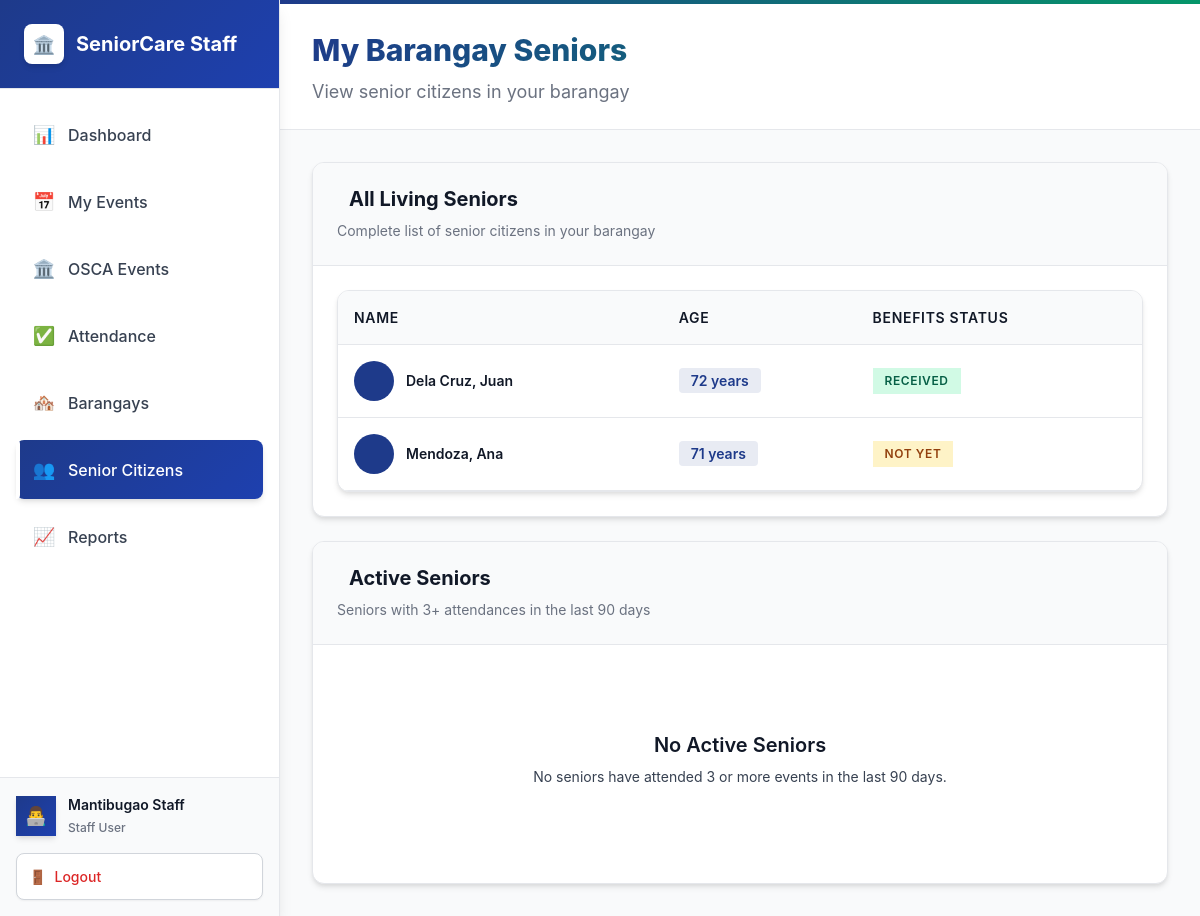
The page /public/user/seniors.php (signed in) on the database its author committed.
### tables this page shows
CREATE TABLE `seniors` (
  `id` int(11) NOT NULL AUTO_INCREMENT,
  `first_name` varchar(100) NOT NULL,
  `middle_name` varchar(100) DEFAULT NULL,
  `last_name` varchar(100) NOT NULL,
  `age` int(11) NOT NULL,
  `date_of_birth` date DEFAULT NULL,
  `sex` enum('male','female','lgbtq') DEFAULT NULL,
  `place_of_birth` varchar(150) DEFAULT NULL,
  `civil_status` enum('single','married','widowed','divorced','separated') DEFAULT NULL,
  `educational_attainment` enum('no_formal_education','elementary','high_school','vocational','college','graduate','post_graduate') DEFAULT NULL,
  `occupation` varchar(150) DEFAULT NULL,
  `annual_income` decimal(12,2) DEFAULT NULL,
  `other_skills` text DEFAULT NULL,
  `barangay` varchar(120) NOT NULL,
  `contact` varchar(50) DEFAULT NULL,
  `benefits_received` tinyint(1) NOT NULL DEFAULT 0,
  `life_status` enum('living','deceased') NOT NULL DEFAULT 'living',
  `category` enum('local','national') NOT NULL DEFAULT 'local',
  `created_at` timestamp NOT NULL DEFAULT current_timestamp(),
  PRIMARY KEY (`id`)
);

### public/user/seniors.php (the view, shortened to what this page needs)
<?php
$pdo = get_db_connection();
$user = current_user();
$seniorsStmt = $pdo->prepare("SELECT id, first_name, last_name, age, benefits_received FROM seniors WHERE barangay=? AND life_status='living' ORDER BY last_name, first_name");
$seniorsStmt->execute([$user['barangay']]);
$seniors = $seniorsStmt->fetchAll();
$activeStmt = $pdo->prepare(
	"SELECT s.id, s.first_name, s.last_name, COUNT(a.id) AS attendances
	 FROM seniors s
	 JOIN attendance a ON a.senior_id = s.id
	 JOIN events e ON e.id = a.event_id
	 WHERE s.barangay = ? AND s.life_status = 'living' AND e.scope='barangay' AND e.barangay = ? AND e.event_date >= DATE_SUB(CURDATE(), INTERVAL 90 DAY)
	 GROUP BY s.id, s.first_name, s.last_name
	 HAVING COUNT(a.id) >= 3
	 ORDER BY attendances DESC, s.last_name, s.first_name"
);
$activeStmt->execute([$user['barangay'], $user['barangay']]);
$active = $activeStmt->fetchAll();
?>
<!doctype html>
<html lang="en">
<head>
	<link rel="stylesheet" href="<?= BASE_URL ?>/assets/government-portal.css">
</head>
<body>
	<?php include __DIR__ . '/../partials/sidebar_user.php'; ?>
	<main class="main-content">
		<header class="content-header">
			<h1 class="content-title">My Barangay Seniors</h1>
			<p class="content-subtitle">View senior citizens in your barangay</p>
		</header>
		<div class="content-body">
			<div class="grid">
				<div class="card">
					<div class="card-header">
						<h2 class="card-title">
							All Living Seniors
						</h2>
						<p class="card-subtitle">Complete list of senior citizens in your barangay</p>
					</div>
					<div class="card-body">
						<?php if (!empty($seniors)): ?>
						<div class="table-container">
							<table class="table">
								<thead>
									<tr>
										<th>Name</th>
										<th>Age</th>
										<th>Benefits Status</th>
									</tr>
								</thead>
								<tbody>
									<?php foreach ($seniors as $s): ?>
									<tr>
										<td>
											<div class="senior-info">
												<div class="senior-avatar">
												</div>
												<div class="senior-details">
													<span class="senior-name"><?= htmlspecialchars($s['last_name'] . ', ' . $s['first_name']) ?></span>
												</div>
											</div>
										</td>
										<td>
											<span class="age-badge"><?= (int)$s['age'] ?> years</span>
										</td>
										<td>
											<span class="badge <?= $s['benefits_received'] ? 'badge-success' : 'badge-warning' ?>">
												<?= $s['benefits_received'] ? 'Received' : 'Not Yet' ?>
											</span>
										</td>
									</tr>
									<?php endforeach; ?>
								</tbody>
							</table>
						</div>
						<?php endif; ?>
					</div>
				</div>
				<div class="card">
					<div class="card-header">
						<h2 class="card-title">
							Active Seniors
						</h2>
						<p class="card-subtitle">Seniors with 3+ attendances in the last 90 days</p>
					</div>
					<div class="card-body">
						<?php if (!empty($active)): ?>
						<div class="active-seniors-list">
							<?php foreach ($active as $a): ?>
							<div class="active-senior-item">
								<div class="senior-info">
									<div class="senior-avatar">
										<i class="fas fa-star"></i>
									</div>
									<div class="senior-details">
										<span class="senior-name"><?= htmlspecialchars($a['last_name'] . ', ' . $a['first_name']) ?></span>
										<span class="attendance-count"><?= (int)$a['attendances'] ?> attendances</span>
									</div>
								</div>
							</div>
							<?php endforeach; ?>
						</div>
						<?php else: ?>
						<div class="empty-state">
							<h3>No Active Seniors</h3>
							<p>No seniors have attended 3 or more events in the last 90 days.</p>
						</div>
						<?php endif; ?>
					</div>
				</div>
			</div>
		</div>
	</main>
</body>
</html>

### rows shown on the page
seniors: last_name+first_name "Dela Cruz, Juan", age "72", benefits_received "RECEIVED"
seniors: last_name+first_name "Mendoza, Ana", age "71", benefits_received "NOT YET"

### other values the page prints
$user['name'] "Mantibugao Staff"
